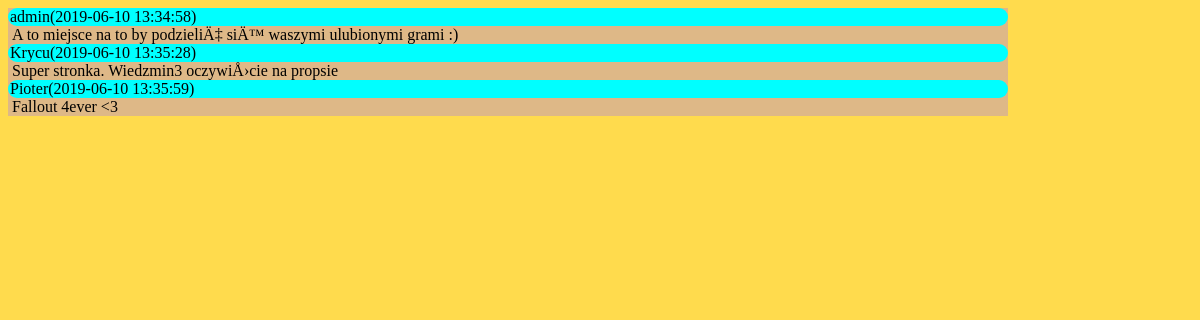
Screenshot of /komentarze.php with the database file from the repository.
### tables this page shows
CREATE TABLE `live` (
  `ID` int(5) UNSIGNED NOT NULL,
  `Nick` varchar(16) NOT NULL,
  `Tekst` varchar(100) NOT NULL,
  `data` timestamp NOT NULL DEFAULT CURRENT_TIMESTAMP ON UPDATE CURRENT_TIMESTAMP
);

### komentarze.php (the view, shortened to what this page needs)
<!DOCTYPE html>
<html lang="en">
<head>
</head>
<body>
 <div id="xd">
  <?php
$servername = "localhost";
$username = "root";
$password = "";
$dbname = "projektdb";
$conn = new mysqli($servername, $username, $password, $dbname);
$sql = "SELECT  Nick,Tekst,data FROM live";
$result = $conn->query($sql);
if ($result->num_rows > 0) {
    while($row = $result->fetch_assoc()) {
        echo " <div id='box'><div id='Nick'> " . $row["Nick"]."(".$row["data"]. ")</div><div id='kom'> " . $row["Tekst"]. "</div></div>";
    }
} else {
    echo "0 results";
}
        ?>
    </div>
</body>
</html>

### komentarze.php (style rules this page uses)
#Nick { border-radius: 10px; background-color: aqua; padding-left: 2px; width:auto; }
#kom { border-radius: 10px; background-color:burlywood; width:auto; height:auto; padding-left:4px; }
body { background-color: #ffdb4d; }
#box { background-color:burlywood; width:1000px; height: auto; }

### rows the page displays
live: Nick "admin", data "2019-06-10 13:34:58", Tekst "A to miejsce na to by podzieliÄ‡ siÄ™ waszymi ulubionymi grami :)"
live: Nick "Krycu", data "2019-06-10 13:35:28", Tekst "Super stronka. Wiedzmin3 oczywiÅ›cie na propsie"
live: Nick "Pioter", data "2019-06-10 13:35:59", Tekst "Fallout 4ever <3"
